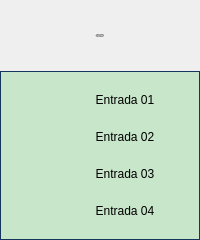
<?xml version="1.0" encoding="UTF-8"?>
<ui version="4.0">
 <class>Form</class>
 <widget class="QWidget" name="Form">
  <property name="geometry">
   <rect>
    <x>0</x>
    <y>0</y>
    <width>200</width>
    <height>240</height>
   </rect>
  </property>
  <property name="minimumSize">
   <size>
    <width>200</width>
    <height>240</height>
   </size>
  </property>
  <property name="maximumSize">
   <size>
    <width>200</width>
    <height>240</height>
   </size>
  </property>
  <property name="windowTitle">
   <string>Cartão 5069-IY4 05 Remota Booster</string>
  </property>
  <layout class="QVBoxLayout" name="verticalLayout">
   <property name="spacing">
    <number>0</number>
   </property>
   <property name="leftMargin">
    <number>0</number>
   </property>
   <property name="topMargin">
    <number>0</number>
   </property>
   <property name="rightMargin">
    <number>0</number>
   </property>
   <property name="bottomMargin">
    <number>0</number>
   </property>
   <item>
    <layout class="QVBoxLayout" name="verticalLayout_2">
     <property name="spacing">
      <number>0</number>
     </property>
     <item>
      <widget class="PyDMLabel" name="PyDMLabel_2">
       <property name="maximumSize">
        <size>
         <width>16777215</width>
         <height>71</height>
        </size>
       </property>
       <property name="font">
        <font>
         <pointsize>-1</pointsize>
        </font>
       </property>
       <property name="toolTip">
        <string/>
       </property>
       <property name="styleSheet">
        <string notr="true">PyDMLabel {
 qproperty-alignment: AlignCenter;
 border: 1px solid #FF17365D;
 background-color: #FF17365D;
 color: rgb(255, 255, 255);
 min-height: 65px;
 max-height: 65px;
 font-size: 14px;
}
</string>
       </property>
       <property name="text">
        <string>Falhas Hardware
Cartão 5069-IY4 05
Remota Booster</string>
       </property>
       <property name="alignment">
        <set>Qt::AlignCenter</set>
       </property>
      </widget>
     </item>
     <item>
      <widget class="QFrame" name="frame">
       <property name="styleSheet">
        <string notr="true">QFrame#frame{
     border: 1px solid #FF17365D;
	 background-color: #c8e6c9;
}

PyDMByteIndicator {
  min-height: 1.50em;
  max-height: 1.50em;
  min-width: 1.50em;
}</string>
       </property>
       <property name="frameShape">
        <enum>QFrame::StyledPanel</enum>
       </property>
       <property name="frameShadow">
        <enum>QFrame::Raised</enum>
       </property>
       <layout class="QVBoxLayout" name="verticalLayout_3">
        <property name="spacing">
         <number>0</number>
        </property>
        <property name="leftMargin">
         <number>0</number>
        </property>
        <property name="topMargin">
         <number>0</number>
        </property>
        <property name="rightMargin">
         <number>0</number>
        </property>
        <property name="bottomMargin">
         <number>0</number>
        </property>
        <item>
         <layout class="QGridLayout" name="gridLayout">
          <property name="leftMargin">
           <number>5</number>
          </property>
          <property name="topMargin">
           <number>5</number>
          </property>
          <property name="rightMargin">
           <number>5</number>
          </property>
          <property name="bottomMargin">
           <number>5</number>
          </property>
          <property name="horizontalSpacing">
           <number>5</number>
          </property>
          <property name="verticalSpacing">
           <number>10</number>
          </property>
          <item row="2" column="0">
           <widget class="PyDMByteIndicator" name="PyDMByteIndicator_2">
            <property name="sizePolicy">
             <sizepolicy hsizetype="Fixed" vsizetype="Fixed">
              <horstretch>0</horstretch>
              <verstretch>0</verstretch>
             </sizepolicy>
            </property>
            <property name="minimumSize">
             <size>
              <width>27</width>
              <height>27</height>
             </size>
            </property>
            <property name="maximumSize">
             <size>
              <width>30</width>
              <height>27</height>
             </size>
            </property>
            <property name="toolTip">
             <string/>
            </property>
            <property name="PyDMToolTip" stdset="0">
             <string/>
            </property>
            <property name="channel" stdset="0">
             <string>ca://RA-RaBO02:RF-IntlkComp:InAng10-Mon.VAL</string>
            </property>
            <property name="onColor" stdset="0">
             <color>
              <red>255</red>
              <green>0</green>
              <blue>0</blue>
             </color>
            </property>
            <property name="offColor" stdset="0">
             <color>
              <red>0</red>
              <green>255</green>
              <blue>0</blue>
             </color>
            </property>
            <property name="showLabels" stdset="0">
             <bool>false</bool>
            </property>
            <property name="circles" stdset="0">
             <bool>true</bool>
            </property>
           </widget>
          </item>
          <item row="3" column="0">
           <widget class="PyDMByteIndicator" name="PyDMByteIndicator_3">
            <property name="sizePolicy">
             <sizepolicy hsizetype="Fixed" vsizetype="Fixed">
              <horstretch>0</horstretch>
              <verstretch>0</verstretch>
             </sizepolicy>
            </property>
            <property name="minimumSize">
             <size>
              <width>27</width>
              <height>27</height>
             </size>
            </property>
            <property name="maximumSize">
             <size>
              <width>30</width>
              <height>27</height>
             </size>
            </property>
            <property name="toolTip">
             <string/>
            </property>
            <property name="PyDMToolTip" stdset="0">
             <string/>
            </property>
            <property name="channel" stdset="0">
             <string>ca://RA-RaBO02:RF-IntlkComp:InAng11-Mon.VAL</string>
            </property>
            <property name="onColor" stdset="0">
             <color>
              <red>255</red>
              <green>0</green>
              <blue>0</blue>
             </color>
            </property>
            <property name="offColor" stdset="0">
             <color>
              <red>0</red>
              <green>255</green>
              <blue>0</blue>
             </color>
            </property>
            <property name="showLabels" stdset="0">
             <bool>false</bool>
            </property>
            <property name="circles" stdset="0">
             <bool>true</bool>
            </property>
           </widget>
          </item>
          <item row="0" column="0">
           <widget class="PyDMByteIndicator" name="PyDMByteIndicator">
            <property name="sizePolicy">
             <sizepolicy hsizetype="Fixed" vsizetype="Fixed">
              <horstretch>0</horstretch>
              <verstretch>0</verstretch>
             </sizepolicy>
            </property>
            <property name="minimumSize">
             <size>
              <width>27</width>
              <height>27</height>
             </size>
            </property>
            <property name="maximumSize">
             <size>
              <width>30</width>
              <height>27</height>
             </size>
            </property>
            <property name="toolTip">
             <string/>
            </property>
            <property name="PyDMToolTip" stdset="0">
             <string/>
            </property>
            <property name="channel" stdset="0">
             <string>ca://RA-RaBO02:RF-IntlkComp:InAng08-Mon.VAL</string>
            </property>
            <property name="onColor" stdset="0">
             <color>
              <red>255</red>
              <green>0</green>
              <blue>0</blue>
             </color>
            </property>
            <property name="offColor" stdset="0">
             <color>
              <red>0</red>
              <green>255</green>
              <blue>0</blue>
             </color>
            </property>
            <property name="showLabels" stdset="0">
             <bool>false</bool>
            </property>
            <property name="circles" stdset="0">
             <bool>true</bool>
            </property>
           </widget>
          </item>
          <item row="1" column="1">
           <widget class="PyDMLabel" name="PyDMLabel_3">
            <property name="sizePolicy">
             <sizepolicy hsizetype="Fixed" vsizetype="Fixed">
              <horstretch>0</horstretch>
              <verstretch>0</verstretch>
             </sizepolicy>
            </property>
            <property name="minimumSize">
             <size>
              <width>100</width>
              <height>25</height>
             </size>
            </property>
            <property name="maximumSize">
             <size>
              <width>100</width>
              <height>25</height>
             </size>
            </property>
            <property name="toolTip">
             <string/>
            </property>
            <property name="text">
             <string>Entrada 02</string>
            </property>
            <property name="alignment">
             <set>Qt::AlignCenter</set>
            </property>
           </widget>
          </item>
          <item row="1" column="0">
           <widget class="PyDMByteIndicator" name="PyDMByteIndicator_4">
            <property name="sizePolicy">
             <sizepolicy hsizetype="Fixed" vsizetype="Fixed">
              <horstretch>0</horstretch>
              <verstretch>0</verstretch>
             </sizepolicy>
            </property>
            <property name="minimumSize">
             <size>
              <width>27</width>
              <height>27</height>
             </size>
            </property>
            <property name="maximumSize">
             <size>
              <width>30</width>
              <height>27</height>
             </size>
            </property>
            <property name="toolTip">
             <string/>
            </property>
            <property name="PyDMToolTip" stdset="0">
             <string/>
            </property>
            <property name="channel" stdset="0">
             <string>ca://RA-RaBO02:RF-IntlkComp:InAng09-Mon.VAL</string>
            </property>
            <property name="onColor" stdset="0">
             <color>
              <red>255</red>
              <green>0</green>
              <blue>0</blue>
             </color>
            </property>
            <property name="offColor" stdset="0">
             <color>
              <red>0</red>
              <green>255</green>
              <blue>0</blue>
             </color>
            </property>
            <property name="showLabels" stdset="0">
             <bool>false</bool>
            </property>
            <property name="circles" stdset="0">
             <bool>true</bool>
            </property>
           </widget>
          </item>
          <item row="0" column="1">
           <widget class="PyDMLabel" name="PyDMLabel">
            <property name="sizePolicy">
             <sizepolicy hsizetype="Fixed" vsizetype="Fixed">
              <horstretch>0</horstretch>
              <verstretch>0</verstretch>
             </sizepolicy>
            </property>
            <property name="minimumSize">
             <size>
              <width>100</width>
              <height>25</height>
             </size>
            </property>
            <property name="maximumSize">
             <size>
              <width>100</width>
              <height>25</height>
             </size>
            </property>
            <property name="toolTip">
             <string/>
            </property>
            <property name="text">
             <string>Entrada 01</string>
            </property>
            <property name="alignment">
             <set>Qt::AlignCenter</set>
            </property>
            <property name="channel" stdset="0">
             <string/>
            </property>
           </widget>
          </item>
          <item row="3" column="1">
           <widget class="PyDMLabel" name="PyDMLabel_5">
            <property name="sizePolicy">
             <sizepolicy hsizetype="Fixed" vsizetype="Fixed">
              <horstretch>0</horstretch>
              <verstretch>0</verstretch>
             </sizepolicy>
            </property>
            <property name="minimumSize">
             <size>
              <width>100</width>
              <height>25</height>
             </size>
            </property>
            <property name="maximumSize">
             <size>
              <width>100</width>
              <height>25</height>
             </size>
            </property>
            <property name="toolTip">
             <string/>
            </property>
            <property name="text">
             <string>Entrada 04</string>
            </property>
            <property name="alignment">
             <set>Qt::AlignCenter</set>
            </property>
           </widget>
          </item>
          <item row="2" column="1">
           <widget class="PyDMLabel" name="PyDMLabel_4">
            <property name="sizePolicy">
             <sizepolicy hsizetype="Fixed" vsizetype="Fixed">
              <horstretch>0</horstretch>
              <verstretch>0</verstretch>
             </sizepolicy>
            </property>
            <property name="minimumSize">
             <size>
              <width>100</width>
              <height>25</height>
             </size>
            </property>
            <property name="maximumSize">
             <size>
              <width>100</width>
              <height>25</height>
             </size>
            </property>
            <property name="toolTip">
             <string/>
            </property>
            <property name="text">
             <string>Entrada 03</string>
            </property>
            <property name="alignment">
             <set>Qt::AlignCenter</set>
            </property>
           </widget>
          </item>
         </layout>
        </item>
       </layout>
      </widget>
     </item>
    </layout>
   </item>
  </layout>
 </widget>
 <customwidgets>
  <customwidget>
   <class>PyDMLabel</class>
   <extends>QLabel</extends>
   <header>pydm.widgets.label</header>
  </customwidget>
  <customwidget>
   <class>PyDMByteIndicator</class>
   <extends>QWidget</extends>
   <header>pydm.widgets.byte</header>
  </customwidget>
 </customwidgets>
 <resources/>
 <connections/>
</ui>
